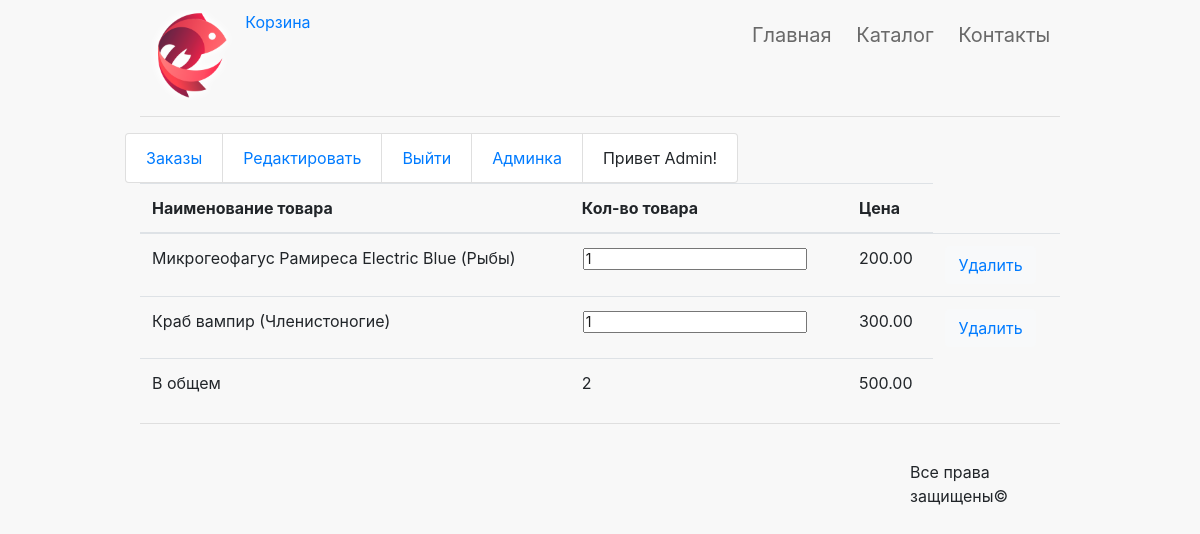
Page /basket/ (signed in) on the earlier database version.
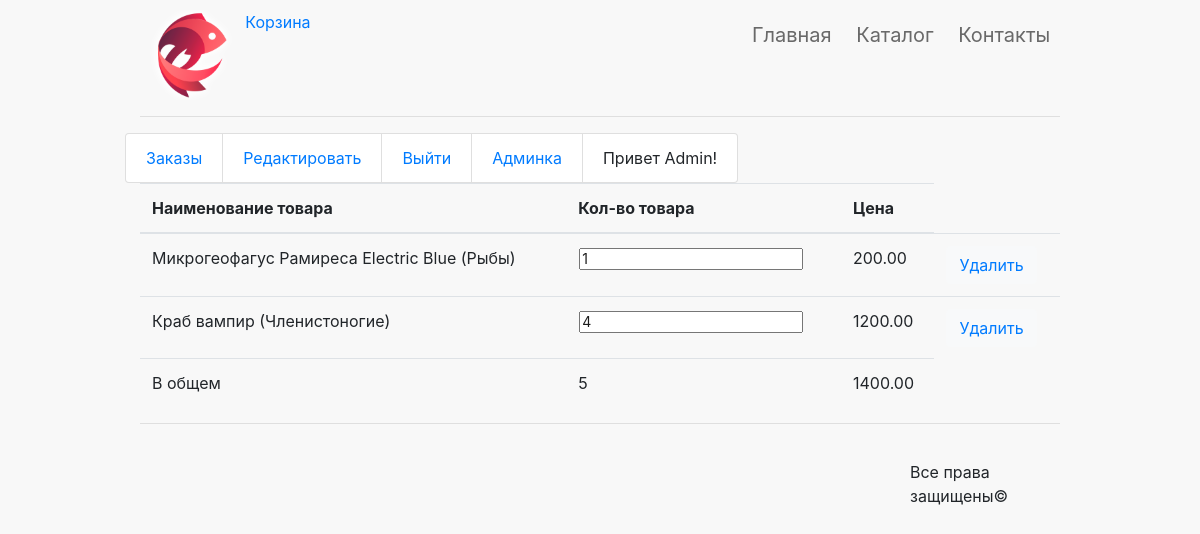
Same page on the later database version.
### basketapp/models.py (models this page shows, shortened)
class BasketSlot(models.Model):
    objects = BasketManagerQuerySet.as_manager()
    class Meta:
        verbose_name = 'Слот корзины'
        verbose_name_plural = 'Слоты корзины'
    user = models.ForeignKey(settings.AUTH_USER_MODEL, on_delete=models.CASCADE, related_name='basket')
    product = models.ForeignKey(Product, on_delete=models.CASCADE)
    quantity = models.PositiveIntegerField(verbose_name='количество', default=1)
    add_datatime = models.DateTimeField(verbose_name='время создания', auto_now_add=True)
    update_datetime = models.DateTimeField(verbose_name='время обновления', auto_now=True)
    def __str__(self):
        return f'{self.user.username} - {self.product.name}' #'{} - {}'.format(self.user.username, self.product.name)
    def get_price(self):
        return self.quantity * self.product.price
    price = property(get_price)

### mainapp/models.py (models this page shows, shortened)
class Product(models.Model):
    category = models.ForeignKey(ProductCategory, on_delete=models.CASCADE)
    name = models.CharField(verbose_name='имя продукта', max_length=128)
    image = models.ImageField(upload_to='products_images', blank=True)
    short_desc = models.CharField(verbose_name='краткое описание продукта', max_length=60, blank=True)
    description = models.TextField(verbose_name='описание продукта', blank=True)
    price = models.DecimalField(verbose_name='цена продукта', max_digits=8, decimal_places=2, default=0)
    quantity = models.PositiveIntegerField(verbose_name='количество на складе', default=0)
    is_hot = models.BooleanField(verbose_name='горячий продукт', default=False)
    def __str__(self):
        return f"{self.name} ({self.category.name})"

class ProductCategory(models.Model):
    name = models.CharField(verbose_name='имя', max_length=64, unique=True)
    description = models.TextField(verbose_name='описание', blank=True)

### basketapp/views.py (the view)
# urls.py: path('', basket, name='index'),
@login_required
def basket(request):
    title = 'Корзина'
    basket = BasketSlot.objects.filter(user=request.user).all()
    total_cost = 0
    total_quantity = 0
    for item in basket:
        total_cost += item.price
        total_quantity += item.quantity
    content = {
        'title': title,
        'basket': basket,
        'total_quantity': total_quantity,
        'total_cost': total_cost,
    }
    print(basket)
    return render(request, 'mainapp/basket.html', content)

### mainapp/context_processors.py (called while the page is built)
def basket(request):
   basket = []
   if request.user.is_authenticated:
       basket = BasketSlot.objects.filter(user=request.user)
   return {
       'basket': basket,
   }

### mainapp/templates/mainapp/basket.html (shortened to what this page needs)
{% extends 'mainapp/base.html' %}
{% load staticfiles%}
{% load custom_tags %}
{% block content %}
<div class="basket_list">
{% include 'mainapp/includes/inc_basket_list.html' %}
</div>
{% endblock %}

### mainapp/templates/mainapp/includes/inc_basket_list.html
<table class="table">
        <thead>
            <tr>
                <th scope="col">Наименование товара</th>
                <th scope="col">Кол-во товара</th>
                <th scope="col">Цена</th>
            </tr>
        </thead>
        <tbody>
        {% for product in basket %}
            <tr>
                <td>{{product.product}}</td>
                <td><input type = "number" min="0"
                           name = {{product.product.pk}}
                           value="{{product.quantity}}">
                </td>
                <td>{{product.price}}</td>
                <td><button type="button" class="btn btn-light"><a href="{% url 'basket:remove' product.product.pk %}">Удалить</a></button></td>
            </tr>
        {% endfor %}
            <tr>
                <td>В общем</td>
                <td>{{total_quantity}}</td>
                <td>{{total_cost}}</td>
            </tr>
        </tbody>
</table>

Differences in the rows shown:
changed BasketSlot "Краб вампир (Членистоногие)": quantity "1" → "4"; price "300.00" → "1200.00"
Other differences:
{{ total_quantity }}: "2" → "5"
{{ total_cost }}: "500.00" → "1400.00"
